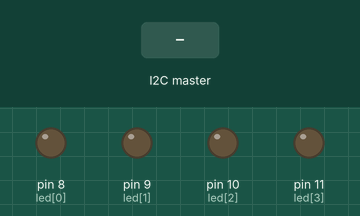
Bench run of a sketch on a simulated Arduino Uno, built with avr-gcc and run on an emulated ATmega328P. Shown: output pins drawn as LEDs (lit = HIGH). The inputs (shaded band) are chosen by the test bench.

Above: at 1.2 s.
1.3 s: the I2C master sends the byte 1
At 1.45 s:
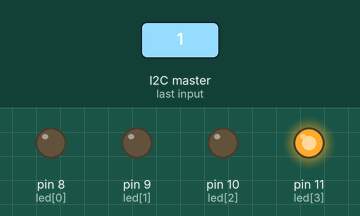
Timing chart, 0 to 4.3 s (numbered marks = the images above; inputs shaded):
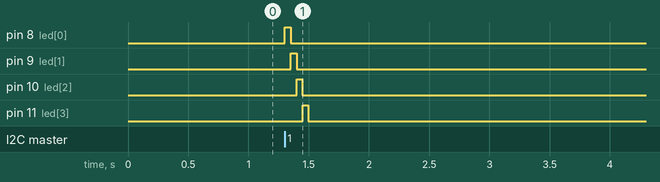

Measured:
- after the input at 1.3 s, pin 8 (led[0]): LOW → HIGH at once, → LOW 0.05 s later; pin 9 (led[1]): LOW → HIGH after 0.05 s, → LOW 0.05 s later; pin 10 (led[2]): LOW → HIGH after 0.10 s, → LOW 0.05 s later; pin 11 (led[3]): LOW → HIGH after 0.15 s, → LOW 0.05 s later

The sketch:

QuilcaEdison_DEBER_3.1_SE_esclavo2.ino
```cpp
/*UNIVERSIDAD TÉCNICA DEL NORTE
 * FACULTAD DE INGENIERÍA EN CIENCIAS APLICADAS
 * TEMA: Comunicación I2C
 * OBJETIVO: Mediante comunicación I2C configurar 1 maestro y 3 esclavos. Cada esclavo tendrá conectados 4 leds en sus salidas digitales, los cuales deberán encenderse de forma síncrona y ordenada.
 * Los leds del primer esclavo deberán entran en funcionamiento cuando se ingrese 'Cualquier caracter', luego cuando se ingrese otro 'Cualquier caracter 2' entrará en funcionamiento el esclavo 2,
 * y después cuando se ingrese otro 'Cualquier caracter 3' entrará en funcionamiento el esclavo 3.
 * NOMBRE: Quilca Edison
 * FECHA: 21 de noviembre del 2021
 * DEBER 3.1
  */

 ////////////////////////////////ESCLAVO 2/////////////////////////////

#include <Wire.h>                                      //librería i2c

char dato;                                             // variable de almacenamiento de dato de cx i2c
const int led[4]={8,9,10,11};                          // declaración de pines para leds
int i;                                                  // variable i para el for
void setup() {
  Wire.begin(2);                                        // id de esclavo
  Wire.onReceive(receiveEvent);                         // evento de recepción
  Serial.begin(9600);                                   // inicio de comunicación serial

  for(i=0;i<4;i++){                                     //declaración de pines como salidas/uso de for para recorrido
  pinMode(led[i],OUTPUT);
}}
void loop() {
  delay(200);                                           //tiempo de espera
}
void receiveEvent(int bytes){                           // método de recepción

  while(Wire.available()){                              //condición que verifica datos
    dato=Wire.read();                                   // lee datos almacenados

         for(i=0;i<4;i++){                             //uso de for para encendido de leds
            digitalWrite(led[i],LOW);
            delay(100);
             digitalWrite(led[i],HIGH);
            delay(10000);
             digitalWrite(led[i],LOW);
            delay(100);


        }}
    }
```
